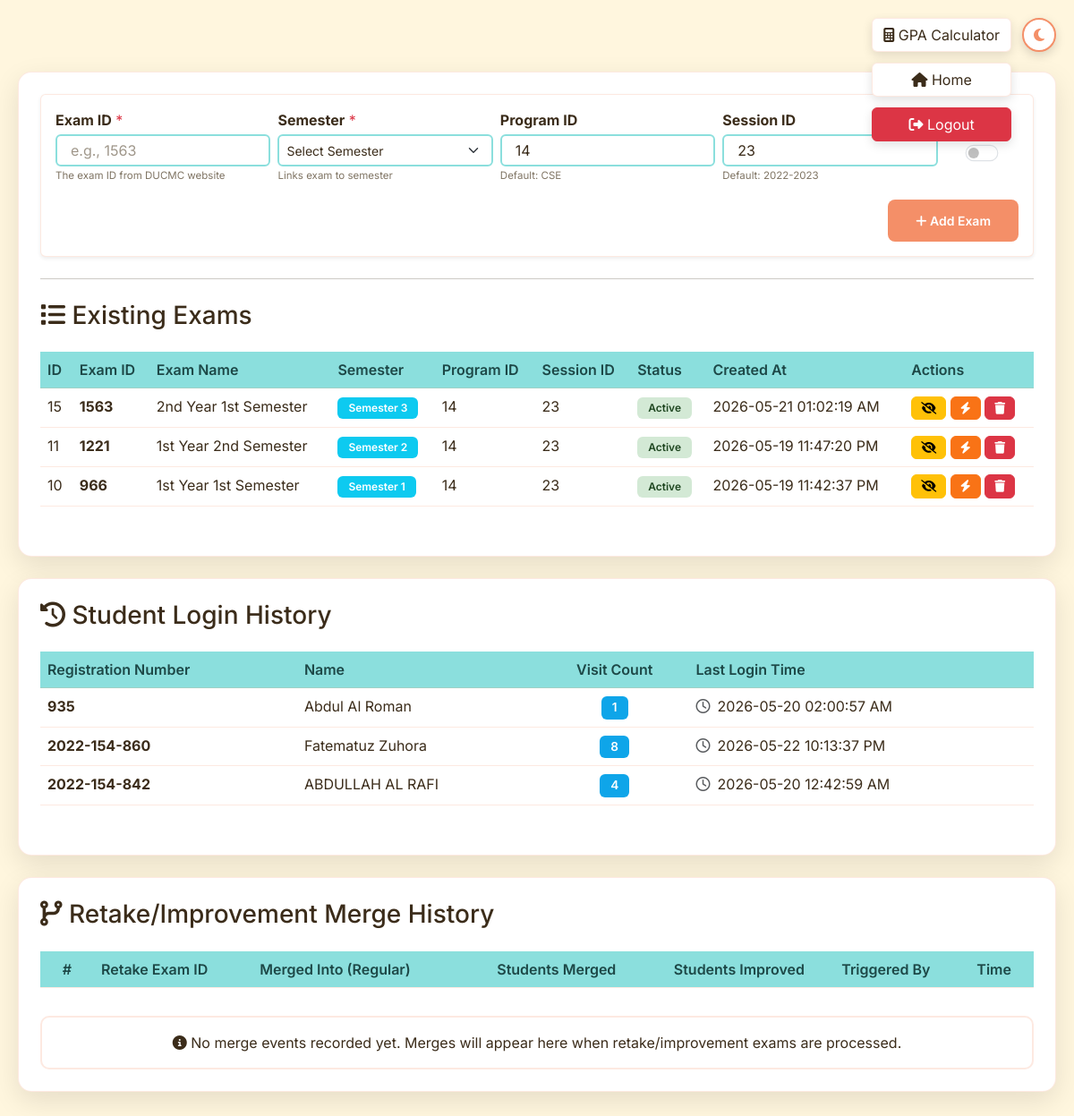
The page /admin/ (signed in) on the database its author committed.
### tables this page shows
CREATE TABLE exams(id INTEGER PRIMARY KEY AUTOINCREMENT,exam_id VARCHAR(50)NOT NULL UNIQUE,exam_name TEXT NOT NULL,program_id VARCHAR(50)DEFAULT'14',session_id VARCHAR(50)DEFAULT'23',created_at TIMESTAMP DEFAULT CURRENT_TIMESTAMP,is_active BOOLEAN DEFAULT 1, semester INTEGER, exam_year TEXT, pub_date TEXT);

CREATE TABLE "login_logs"(
                            id INTEGER PRIMARY KEY AUTOINCREMENT,
                            registration_no VARCHAR(50) NOT NULL UNIQUE,
                            student_name TEXT,
                            visit_count INTEGER DEFAULT 1,
                            last_login_time TEXT NOT NULL
                        );

### app/routes/admin.py (the view)
@admin_bp.route('/')
@login_required
def admin():
    return render_template('admin.html', exams=get_enriched_exams(exam_repo.get_all()), login_logs=login_log_repo.get_all_logs(), merge_logs=merge_log_repo.get_all())

### app/__init__.py (called while the page is built)
def format_bd_time(value):
    if not value or value == 'N/A':
        return value
    dt = None
    if isinstance(value, str):
        try:
            dt = datetime.strptime(value, '%Y-%m-%d %H:%M:%S')
        except ValueError:
            try:
                dt = datetime.strptime(value, '%Y-%m-%d %H:%M:%S.%f')
            except ValueError:
                return value
    elif isinstance(value, datetime):
        dt = value
    else:
        return value
    if dt:
        utc_dt = dt.replace(tzinfo=timezone.utc)
        bd_tz = timezone(timedelta(hours=6))
        bd_dt = utc_dt.astimezone(bd_tz)
        return bd_dt.strftime('%Y-%m-%d %I:%M:%S %p')
    return value

### app/models/models.py (called while the page is built, shortened)
def rewrite_sql(sql: str, is_pg: bool) -> str:
    if not is_pg:
        return sql

    def __iter__(self):
        return self

    def __next__(self):
        row = next(self.cursor)
        return dict(row) if self.is_pg else row

    def execute(self, sql: str, params=None):
        cursor = self.conn.cursor()
        rewritten_sql = rewrite_sql(sql, self.is_pg)
        if params is None:
            cursor.execute(rewritten_sql)
        else:
            cursor.execute(rewritten_sql, params)
        return DatabaseCursorWrapper(cursor, self.is_pg)

 def get_all(self)->List[Dict]:
  with self.db.get_connection()as conn:return[dict(row)for row in conn.execute('SELECT*FROM exams ORDER BY created_at DESC')]

 def get_all_logs(self)->List[Dict]:
  try:
   with self.db.get_connection()as conn:
    return[dict(row)for row in conn.execute('SELECT*FROM login_logs ORDER BY id DESC')]
  except Exception:return[]

 def get_all(self)->List[Dict]:
  try:
   with self.db.get_connection()as conn:
    return[dict(row)for row in conn.execute('SELECT*FROM merge_logs ORDER BY id DESC')]
  except Exception:return[]

### app/routes/admin.py (called while the page is built)
def login_required(f):
    @wraps(f)
    def decorated_function(*args, **kwargs):
        if not session.get('logged_in'):
            flash('Please log in to access the admin panel', 'error')
            return redirect(url_for('main.login'))
        return f(*args, **kwargs)
    return decorated_function

### templates/admin.html (shortened to what this page needs)
{% extends 'base.html' %}
{% block body_class %}admin-page{% endblock %}
{% import 'components/nav.html' as nav %}
{% block navigation %}
{{ nav.navigation('admin', session) }}
{% endblock %}
{% block content %}
{% import 'components/badges.html' as badges %}
<main class="main-container">
    <div class="card">
        <div class="card-body p-4">
            <form method="POST" action="/admin/add_exam"
                class="form-container-premium mb-4 p-3 border rounded shadow-sm">
                <div class="row g-2 align-items-start">
                    <div class="col-6 col-md">
                        <div class="form-group mb-1">
                            <label for="exam_id" class="form-label mb-1"><strong>Exam ID</strong> <span
                                    class="text-danger">*</span></label>
                            <input type="text" class="form-control form-control-sm" id="exam_id" name="exam_id" required
                                placeholder="e.g., 1563">
                            <small class="text-muted d-block mt-1 form-helper-text">The exam ID from DUCMC website</small>
                        </div>
                    </div>
                    <div class="col-6 col-md">
                        <div class="form-group mb-1">
                            <label for="semester" class="form-label mb-1"><strong>Semester</strong> <span
                                    class="text-danger">*</span></label>
                            <select class="form-select form-select-sm" id="semester" name="semester" required>
                                <option value="">Select Semester</option>
                            </select>
                            <small class="text-muted d-block mt-1 form-helper-text">Links exam to semester</small>
                        </div>
                    </div>
                    <div class="col-6 col-md">
                        <div class="form-group mb-1">
                            <label for="program_id" class="form-label mb-1"><strong>Program ID</strong></label>
                            <input type="text" class="form-control form-control-sm" id="program_id" name="program_id"
                                value="14" placeholder="Default: 14">
                            <small class="text-muted d-block mt-1 form-helper-text">Default: CSE</small>
                        </div>
                    </div>
                    <div class="col-6 col-md">
                        <div class="form-group mb-1">
                            <label for="session_id" class="form-label mb-1"><strong>Session ID</strong></label>
                            <input type="text" class="form-control form-control-sm" id="session_id" name="session_id"
                                value="23" placeholder="Default: 23">
                            <small class="text-muted d-block mt-1 form-helper-text">Default: 2022-2023</small>
                        </div>
                    </div>
                    <div class="col-6 col-md-2 col-lg-1">
                        <div class="form-group mb-1 text-center">
                            <label class="form-label mb-1" style="display: inline-block; min-height: 21px;"><span
                                    class="badge badge-retake">Retake</span></label>
                            <div class="form-check form-switch d-flex align-items-center justify-content-center mb-0"
                                style="height: 36px;">
                                <input class="form-check-input mb-0" type="checkbox" id="is_retake" name="is_retake"
                                    value="1" style="cursor: pointer; transform: scale(1.15);">
                            </div>
                        </div>
                    </div>
                </div>
                <div class="d-flex align-items-center justify-content-end gap-3 mt-3">
                    <button type="submit" class="btn btn-sm btn-primary">
                        <i class="fas fa-plus"></i> Add Exam
                    </button>
                </div>
            </form>
            <hr>
            <h3 class="mb-4 mt-4"><i class="fas fa-list"></i> Existing Exams</h3>
            <div class="table-responsive">
                <table class="table table-hover">
                    <thead>
                        <tr>
                            <th>ID</th>
                            <th>Exam ID</th>
                            <th>Exam Name</th>
                            <th>Semester</th>
                            <th>Program ID</th>
                            <th>Session ID</th>
                            <th>Status</th>
                            <th>Created At</th>
                            <th>Actions</th>
                        </tr>
                    </thead>
                    <tbody>
                        {% for exam in exams %}
                        <tr>
                            <td>{{ exam.id }}</td>
                            <td><strong>{{ exam.exam_id }}</strong></td>
                            <td>{{ exam.exam_name }}</td>
                            <td>{{ badges.semester_badge(exam.semester) }}</td>
                            <td>{{ exam.program_id }}</td>
                            <td>{{ exam.session_id }}</td>
                            <td>{{ badges.active_badge(exam.is_active) }}</td>
                            <td>{{ exam.created_at | bd_time }}</td>
                            <td>
                                <form method="POST" action="/admin/toggle_exam/{{ exam.id }}" style="display: inline;">
                                    <button type="submit" class="btn btn-sm btn-warning"
                                        title="{{ 'Deactivate' if exam.is_active else 'Activate' }}">
                                        <i class="fas fa-{{ 'eye-slash' if exam.is_active else 'eye' }}"></i>
                                    </button>
                                </form>
                                <form method="POST" action="/admin/retry_scrape/{{ exam.exam_id }}"
                                    style="display: inline;"
                                    onsubmit="return confirm('Re-dispatch scrape to GitHub Actions for this exam?');">
                                    <button type="submit" class="btn btn-sm btn-warning" title="Retry Scrape"
                                        style="background:#f97316;border-color:#f97316;color:#fff;">
                                        <i class="fas fa-bolt"></i>
                                    </button>
                                </form>
                                <form method="POST" action="/admin/delete_exam/{{ exam.id }}" style="display: inline;"
                                    onsubmit="return confirm('Are you sure you want to delete this exam?');">
                                    <button type="submit" class="btn btn-sm btn-danger" title="Delete">
                                        <i class="fas fa-trash"></i>
                                    </button>
                                </form>
                            </td>
                        </tr>
                        {% endfor %}
                    </tbody>
                </table>
            </div>
        </div>
    </div>
    <div class="card mt-4">
        <div class="card-body p-4">
            <h3 class="mb-4"><i class="fas fa-history"></i> Student Login History</h3>
            <div class="table-responsive" style="max-height: 400px; overflow-y: auto;">
                <table class="table table-hover">
                    <thead>
                        <tr>
                            <th>Registration Number</th>
                            <th>Name</th>
                            <th style="text-align: center;">Visit Count</th>
                            <th>Last Login Time</th>
                        </tr>
                    </thead>
                    <tbody>
                        {% for log in login_logs %}
                        <tr>
                            <td><strong>{{ log.registration_no }}</strong></td>
                            <td>{{ log.student_name }}</td>
                            <td style="text-align: center;"><span class="badge" style="background:#0ea5e9;color:#fff;font-size:0.85em;">{{ log.visit_count }}</span></td>
                            <td><i class="far fa-clock text-muted me-2"></i>{{ log.last_login_time }}</td>
                        </tr>
                        {% endfor %}
                    </tbody>
                </table>
            </div>
        </div>
    </div>
    <div class="card mt-4">
        <div class="card-body p-4">
            <h3 class="mb-4"><i class="fas fa-code-branch"></i> Retake/Improvement Merge History</h3>
            <div class="table-responsive" style="max-height: 400px; overflow-y: auto;">
                <table class="table table-hover">
                    <thead>
                        <tr>
                            <th style="width: 60px; text-align: center;">#</th>
                            <th>Retake Exam ID</th>
                            <th>Merged Into (Regular)</th>
                            <th style="text-align: center;">Students Merged</th>
                            <th style="text-align: center;">Students Improved</th>
                            <th>Triggered By</th>
                            <th>Time</th>
                        </tr>
                    </thead>
                </table>
            </div>
            {% if not merge_logs %}
            <div class="alert alert-info text-center mb-0">
                <i class="fas fa-info-circle"></i> No merge events recorded yet. Merges will appear here when retake/improvement exams are processed.
            </div>
            {% endif %}
        </div>
    </div>
</main>
{% endblock %}

### templates/base.html (shortened to what this page needs)
<!DOCTYPE html>
<html lang="en">
<head>
    <link href="https://cdn.jsdelivr.net/npm/bootstrap@5.3.0/dist/css/bootstrap.min.css" rel="stylesheet">
    <link rel="stylesheet" href="https://cdnjs.cloudflare.com/ajax/libs/font-awesome/6.4.0/css/all.min.css">
    <link rel="stylesheet" href="{{ url_for('static', filename='css/main.css') }}">
</head>
<body class="{% block body_class %}{% endblock %}">
    <button id="themeToggle" class="theme-toggle-btn" aria-label="Toggle Theme">
        <i class="fas fa-moon"></i>
    </button>
    {% block navigation %}{% endblock %}
    {% block content %}{% endblock %}
</body>
</html>

### templates/components/nav.html (shortened to what this page needs)
{% macro navigation(current_page, session) %}
<nav class="nav-buttons-container">
    {% if session.logged_in %}
        {% if current_page != 'gpa_calc' %}
        <a href="/gpa_calc" class="btn btn-light nav-action-btn">
            <i class="fas fa-calculator"></i> GPA Calculator
        </a>
        {% endif %}
        {% if current_page != 'home' %}
        <a href="/" class="btn btn-light nav-action-btn">
            <i class="fas fa-home"></i> Home
        </a>
        {% endif %}
        {% if current_page == 'admin' %}
        <a href="/logout" class="btn btn-danger nav-action-btn" onclick="return confirm('Are you sure you want to logout?')">
            <i class="fas fa-sign-out-alt"></i> Logout
        </a>
        {% endif %}
    {% endif %}
</nav>
{% endmacro %}

### templates/components/badges.html (shortened to what this page needs)
{% macro semester_badge(semester) %}
  {% if semester %}
    <span class="badge bg-info">Semester {{ semester }}</span>
  {% else %}
    <span class="badge bg-secondary">Not Set</span>
  {% endif %}
{% endmacro %}
{% macro active_badge(is_active) %}
  {% if is_active %}
    <span class="badge badge-active">Active</span>
  {% else %}
    <span class="badge badge-inactive">Inactive</span>
  {% endif %}
{% endmacro %}

### rows shown on the page
exams: id "15", exam_id "1563", exam_name "2nd Year 1st Semester", semester "3", program_id "14", session_id "23", created_at|bd_time "2026-05-21 01:02:19 AM", is_active True (drawn)
exams: id "11", exam_id "1221", exam_name "1st Year 2nd Semester", semester "2", program_id "14", session_id "23", created_at|bd_time "2026-05-19 11:47:20 PM", is_active True (drawn)
exams: id "10", exam_id "966", exam_name "1st Year 1st Semester", semester "1", program_id "14", session_id "23", created_at|bd_time "2026-05-19 11:42:37 PM", is_active True (drawn)
login_logs: registration_no "935", student_name "Abdul Al Roman", visit_count "1", last_login_time "2026-05-20 02:00:57 AM"
login_logs: registration_no "2022-154-860", student_name "Fatematuz Zuhora", visit_count "8", last_login_time "2026-05-22 10:13:37 PM"
login_logs: registration_no "2022-154-842", student_name "ABDULLAH AL RAFI", visit_count "4", last_login_time "2026-05-20 12:42:59 AM"
